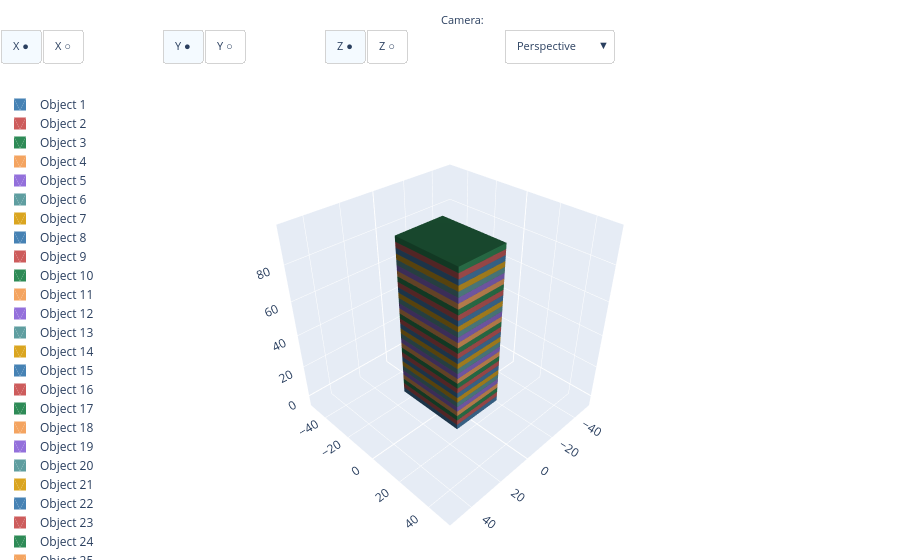

The notebook cell saved with this chart:
### Markdown cell above
#### Solução 01

### Code cell
cota_inicial = 0
pap = 3
n_pav = 30



lista_pav = []
for i in range(n_pav + 1):
  cota_atual =   cota_inicial + (pap * i)
  cota_atual = round(cota_atual, 2)
  # criar caixa na cota atual
  box = cq.Workplane("XY").box(30 , 40, pap, centered=[True, True, False]).translate((0, 0, cota_atual))
  lista_pav.append(box)
  # print(f"Cota do pavimento {i} = {cota_atual}")
print(lista_pav)

show(lista_pav)

### Figure 1 — Plotly figure (JSON) as saved in the notebook; plotly's stock layout.template omitted (floating-point values rounded to 4 significant figures)
{"data": [{"color": "steelblue", "flatshading": true, "i": [1, 1, 5, 5, 9, 11, 13, 15, 19, 19, 23, 23], "j": [2, 3, 4, 6, 10, 10, 12, 13, 16, 18, 21, 20], "k": [0, 2, 6, 7, 8, 9, 14, 14, 17, 16, 20, 22], "lighting": {"ambient": 0.4, "diffuse": 0.8, "specular": 0.2}, "name": "Object 1", "opacity": 1, "showlegend": true, "type": "mesh3d", "x": [-15, -15, -15, -15, 15, 15, 15, 15, -15, 15, -15, 15, -15, 15, -15, 15, -15, -15, 15, 15, -15, -15, 15, 15], "y": [-20, -20, 20, 20, -20, -20, 20, 20, -20, -20, -20, -20, 20, 20, 20, 20, -20, 20, -20, 20, -20, 20, -20, 20], "z": [0, 3, 0, 3, 0, 3, 0, 3, 0, 0, 3, 3, 0, 0, 3, 3, 0, 0, 0, 0, 3, 3, 3, 3]}, {"color": "indianred", "flatshading": true, "i": [1, 1, 5, 5, 9, 11, 13, 15, 19, 19, 23, 23], "j": [2, 3, 4, 6, 10, 10, 12, 13, 16, 18, 21, 20], "k": [0, 2, 6, 7, 8, 9, 14, 14, 17, 16, 20, 22], "lighting": {"ambient": 0.4, "diffuse": 0.8, "specular": 0.2}, "name": "Object 2", "opacity": 1, "showlegend": true, "type": "mesh3d", "x": [-15, -15, -15, -15, 15, 15, 15, 15, -15, 15, -15, 15, -15, 15, -15, 15, -15, -15, 15, 15, -15, -15, 15, 15], "y": [-20, -20, 20, 20, -20, -20, 20, 20, -20, -20, -20, -20, 20, 20, 20, 20, -20, 20, -20, 20, -20, 20, -20, 20], "z": [3, 6, 3, 6, 3, 6, 3, 6, 3, 3, 6, 6, 3, 3, 6, 6, 3, 3, 3, 3, 6, 6, 6, 6]}, {"color": "seagreen", "flatshading": true, "i": [1, 1, 5, 5, 9, 11, 13, 15, 19, 19, 23, 23], "j": [2, 3, 4, 6, 10, 10, 12, 13, 16, 18, 21, 20], "k": [0, 2, 6, 7, 8, 9, 14, 14, 17, 16, 20, 22], "lighting": {"ambient": 0.4, "diffuse": 0.8, "specular": 0.2}, "name": "Object 3", "opacity": 1, "showlegend": true, "type": "mesh3d", "x": [-15, -15, -15, -15, 15, 15, 15, 15, -15, 15, -15, 15, -15, 15, -15, 15, -15, -15, 15, 15, -15, -15, 15, 15], "y": [-20, -20, 20, 20, -20, -20, 20, 20, -20, -20, -20, -20, 20, 20, 20, 20, -20, 20, -20, 20, -20, 20, -20, 20], "z": [6, 9, 6, 9, 6, 9, 6, 9, 6, 6, 9, 9, 6, 6, 9, 9, 6, 6, 6, 6, 9, 9, 9, 9]}, {"color": "sandybrown", "flatshading": true, "i": [1, 1, 5, 5, 9, 11, 13, 15, 19, 19, 23, 23], "j": [2, 3, 4, 6, 10, 10, 12, 13, 16, 18, 21, 20], "k": [0, 2, 6, 7, 8, 9, 14, 14, 17, 16, 20, 22], "lighting": {"ambient": 0.4, "diffuse": 0.8, "specular": 0.2}, "name": "Object 4", "opacity": 1, "showlegend": true, "type": "mesh3d", "x": [-15, -15, -15, -15, 15, 15, 15, 15, -15, 15, -15, 15, -15, 15, -15, 15, -15, -15, 15, 15, -15, -15, 15, 15], "y": [-20, -20, 20, 20, -20, -20, 20, 20, -20, -20, -20, -20, 20, 20, 20, 20, -20, 20, -20, 20, -20, 20, -20, 20], "z": [9, 12, 9, 12, 9, 12, 9, 12, 9, 9, 12, 12, 9, 9, 12, 12, 9, 9, 9, 9, 12, 12, 12, 12]}, {"color": "mediumpurple", "flatshading": true, "i": [1, 1, 5, 5, 9, 11, 13, 15, 19, 19, 23, 23], "j": [2, 3, 4, 6, 10, 10, 12, 13, 16, 18, 21, 20], "k": [0, 2, 6, 7, 8, 9, 14, 14, 17, 16, 20, 22], "lighting": {"ambient": 0.4, "diffuse": 0.8, "specular": 0.2}, "name": "Object 5", "opacity": 1, "showlegend": true, "type": "mesh3d", "x": [-15, -15, -15, -15, 15, 15, 15, 15, -15, 15, -15, 15, -15, 15, -15, 15, -15, -15, 15, 15, -15, -15, 15, 15], "y": [-20, -20, 20, 20, -20, -20, 20, 20, -20, -20, -20, -20, 20, 20, 20, 20, -20, 20, -20, 20, -20, 20, -20, 20], "z": [12, 15, 12, 15, 12, 15, 12, 15, 12, 12, 15, 15, 12, 12, 15, 15, 12, 12, 12, 12, 15, 15, 15, 15]}, {"color": "cadetblue", "flatshading": true, "i": [1, 1, 5, 5, 9, 11, 13, 15, 19, 19, 23, 23], "j": [2, 3, 4, 6, 10, 10, 12, 13, 16, 18, 21, 20], "k": [0, 2, 6, 7, 8, 9, 14, 14, 17, 16, 20, 22], "lighting": {"ambient": 0.4, "diffuse": 0.8, "specular": 0.2}, "name": "Object 6", "opacity": 1, "showlegend": true, "type": "mesh3d", "x": [-15, -15, -15, -15, 15, 15, 15, 15, -15, 15, -15, 15, -15, 15, -15, 15, -15, -15, 15, 15, -15, -15, 15, 15], "y": [-20, -20, 20, 20, -20, -20, 20, 20, -20, -20, -20, -20, 20, 20, 20, 20, -20, 20, -20, 20, -20, 20, -20, 20], "z": [15, 18, 15, 18, 15, 18, 15, 18, 15, 15, 18, 18, 15, 15, 18, 18, 15, 15, 15, 15, 18, 18, 18, 18]}, {"color": "goldenrod", "flatshading": true, "i": [1, 1, 5, 5, 9, 11, 13, 15, 19, 19, 23, 23], "j": [2, 3, 4, 6, 10, 10, 12, 13, 16, 18, 21, 20], "k": [0, 2, 6, 7, 8, 9, 14, 14, 17, 16, 20, 22], "lighting": {"ambient": 0.4, "diffuse": 0.8, "specular": 0.2}, "name": "Object 7", "opacity": 1, "showlegend": true, "type": "mesh3d", "x": [-15, -15, -15, -15, 15, 15, 15, 15, -15, 15, -15, 15, -15, 15, -15, 15, -15, -15, 15, 15, -15, -15, 15, 15], "y": [-20, -20, 20, 20, -20, -20, 20, 20, -20, -20, -20, -20, 20, 20, 20, 20, -20, 20, -20, 20, -20, 20, -20, 20], "z": [18, 21, 18, 21, 18, 21, 18, 21, 18, 18, 21, 21, 18, 18, 21, 21, 18, 18, 18, 18, 21, 21, 21, 21]}, {"color": "steelblue", "flatshading": true, "i": [1, 1, 5, 5, 9, 11, 13, 15, 19, 19, 23, 23], "j": [2, 3, 4, 6, 10, 10, 12, 13, 16, 18, 21, 20], "k": [0, 2, 6, 7, 8, 9, 14, 14, 17, 16, 20, 22], "lighting": {"ambient": 0.4, "diffuse": 0.8, "specular": 0.2}, "name": "Object 8", "opacity": 1, "showlegend": true, "type": "mesh3d", "x": [-15, -15, -15, -15, 15, 15, 15, 15, -15, 15, -15, 15, -15, 15, -15, 15, -15, -15, 15, 15, -15, -15, 15, 15], "y": [-20, -20, 20, 20, -20, -20, 20, 20, -20, -20, -20, -20, 20, 20, 20, 20, -20, 20, -20, 20, -20, 20, -20, 20], "z": [21, 24, 21, 24, 21, 24, 21, 24, 21, 21, 24, 24, 21, 21, 24, 24, 21, 21, 21, 21, 24, 24, 24, 24]}, {"color": "indianred", "flatshading": true, "i": [1, 1, 5, 5, 9, 11, 13, 15, 19, 19, 23, 23], "j": [2, 3, 4, 6, 10, 10, 12, 13, 16, 18, 21, 20], "k": [0, 2, 6, 7, 8, 9, 14, 14, 17, 16, 20, 22], "lighting": {"ambient": 0.4, "diffuse": 0.8, "specular": 0.2}, "name": "Object 9", "opacity": 1, "showlegend": true, "type": "mesh3d", "x": [-15, -15, -15, -15, 15, 15, 15, 15, -15, 15, -15, 15, -15, 15, -15, 15, -15, -15, 15, 15, -15, -15, 15, 15], "y": [-20, -20, 20, 20, -20, -20, 20, 20, -20, -20, -20, -20, 20, 20, 20, 20, -20, 20, -20, 20, -20, 20, -20, 20], "z": [24, 27, 24, 27, 24, 27, 24, 27, 24, 24, 27, 27, 24, 24, 27, 27, 24, 24, 24, 24, 27, 27, 27, 27]}, {"color": "seagreen", "flatshading": true, "i": [1, 1, 5, 5, 9, 11, 13, 15, 19, 19, 23, 23], "j": [2, 3, 4, 6, 10, 10, 12, 13, 16, 18, 21, 20], "k": [0, 2, 6, 7, 8, 9, 14, 14, 17, 16, 20, 22], "lighting": {"ambient": 0.4, "diffuse": 0.8, "specular": 0.2}, "name": "Object 10", "opacity": 1, "showlegend": true, "type": "mesh3d", "x": [-15, -15, -15, -15, 15, 15, 15, 15, -15, 15, -15, 15, -15, 15, -15, 15, -15, -15, 15, 15, -15, -15, 15, 15], "y": [-20, -20, 20, 20, -20, -20, 20, 20, -20, -20, -20, -20, 20, 20, 20, 20, -20, 20, -20, 20, -20, 20, -20, 20], "z": [27, 30, 27, 30, 27, 30, 27, 30, 27, 27, 30, 30, 27, 27, 30, 30, 27, 27, 27, 27, 30, 30, 30, 30]}, {"color": "sandybrown", "flatshading": true, "i": [1, 1, 5, 5, 9, 11, 13, 15, 19, 19, 23, 23], "j": [2, 3, 4, 6, 10, 10, 12, 13, 16, 18, 21, 20], "k": [0, 2, 6, 7, 8, 9, 14, 14, 17, 16, 20, 22], "lighting": {"ambient": 0.4, "diffuse": 0.8, "specular": 0.2}, "name": "Object 11", "opacity": 1, "showlegend": true, "type": "mesh3d", "x": [-15, -15, -15, -15, 15, 15, 15, 15, -15, 15, -15, 15, -15, 15, -15, 15, -15, -15, 15, 15, -15, -15, 15, 15], "y": [-20, -20, 20, 20, -20, -20, 20, 20, -20, -20, -20, -20, 20, 20, 20, 20, -20, 20, -20, 20, -20, 20, -20, 20], "z": [30, 33, 30, 33, 30, 33, 30, 33, 30, 30, 33, 33, 30, 30, 33, 33, 30, 30, 30, 30, 33, 33, 33, 33]}, {"color": "mediumpurple", "flatshading": true, "i": [1, 1, 5, 5, 9, 11, 13, 15, 19, 19, 23, 23], "j": [2, 3, 4, 6, 10, 10, 12, 13, 16, 18, 21, 20], "k": [0, 2, 6, 7, 8, 9, 14, 14, 17, 16, 20, 22], "lighting": {"ambient": 0.4, "diffuse": 0.8, "specular": 0.2}, "name": "Object 12", "opacity": 1, "showlegend": true, "type": "mesh3d", "x": [-15, -15, -15, -15, 15, 15, 15, 15, -15, 15, -15, 15, -15, 15, -15, 15, -15, -15, 15, 15, -15, -15, 15, 15], "y": [-20, -20, 20, 20, -20, -20, 20, 20, -20, -20, -20, -20, 20, 20, 20, 20, -20, 20, -20, 20, -20, 20, -20, 20], "z": [33, 36, 33, 36, 33, 36, 33, 36, 33, 33, 36, 36, 33, 33, 36, 36, 33, 33, 33, 33, 36, 36, 36, 36]}, {"color": "cadetblue", "flatshading": true, "i": [1, 1, 5, 5, 9, 11, 13, 15, 19, 19, 23, 23], "j": [2, 3, 4, 6, 10, 10, 12, 13, 16, 18, 21, 20], "k": [0, 2, 6, 7, 8, 9, 14, 14, 17, 16, 20, 22], "lighting": {"ambient": 0.4, "diffuse": 0.8, "specular": 0.2}, "name": "Object 13", "opacity": 1, "showlegend": true, "type": "mesh3d", "x": [-15, -15, -15, -15, 15, 15, 15, 15, -15, 15, -15, 15, -15, 15, -15, 15, -15, -15, 15, 15, -15, -15, 15, 15], "y": [-20, -20, 20, 20, -20, -20, 20, 20, -20, -20, -20, -20, 20, 20, 20, 20, -20, 20, -20, 20, -20, 20, -20, 20], "z": [36, 39, 36, 39, 36, 39, 36, 39, 36, 36, 39, 39, 36, 36, 39, 39, 36, 36, 36, 36, 39, 39, 39, 39]}, {"color": "goldenrod", "flatshading": true, "i": [1, 1, 5, 5, 9, 11, 13, 15, 19, 19, 23, 23], "j": [2, 3, 4, 6, 10, 10, 12, 13, 16, 18, 21, 20], "k": [0, 2, 6, 7, 8, 9, 14, 14, 17, 16, 20, 22], "lighting": {"ambient": 0.4, "diffuse": 0.8, "specular": 0.2}, "name": "Object 14", "opacity": 1, "showlegend": true, "type": "mesh3d", "x": [-15, -15, -15, -15, 15, 15, 15, 15, -15, 15, -15, 15, -15, 15, -15, 15, -15, -15, 15, 15, -15, -15, 15, 15], "y": [-20, -20, 20, 20, -20, -20, 20, 20, -20, -20, -20, -20, 20, 20, 20, 20, -20, 20, -20, 20, -20, 20, -20, 20], "z": [39, 42, 39, 42, 39, 42, 39, 42, 39, 39, 42, 42, 39, 39, 42, 42, 39, 39, 39, 39, 42, 42, 42, 42]}, {"color": "steelblue", "flatshading": true, "i": [1, 1, 5, 5, 9, 11, 13, 15, 19, 19, 23, 23], "j": [2, 3, 4, 6, 10, 10, 12, 13, 16, 18, 21, 20], "k": [0, 2, 6, 7, 8, 9, 14, 14, 17, 16, 20, 22], "lighting": {"ambient": 0.4, "diffuse": 0.8, "specular": 0.2}, "name": "Object 15", "opacity": 1, "showlegend": true, "type": "mesh3d", "x": [-15, -15, -15, -15, 15, 15, 15, 15, -15, 15, -15, 15, -15, 15, -15, 15, -15, -15, 15, 15, -15, -15, 15, 15], "y": [-20, -20, 20, 20, -20, -20, 20, 20, -20, -20, -20, -20, 20, 20, 20, 20, -20, 20, -20, 20, -20, 20, -20, 20], "z": [42, 45, 42, 45, 42, 45, 42, 45, 42, 42, 45, 45, 42, 42, 45, 45, 42, 42, 42, 42, 45, 45, 45, 45]}, {"color": "indianred", "flatshading": true, "i": [1, 1, 5, 5, 9, 11, 13, 15, 19, 19, 23, 23], "j": [2, 3, 4, 6, 10, 10, 12, 13, 16, 18, 21, 20], "k": [0, 2, 6, 7, 8, 9, 14, 14, 17, 16, 20, 22], "lighting": {"ambient": 0.4, "diffuse": 0.8, "specular": 0.2}, "name": "Object 16", "opacity": 1, "showlegend": true, "type": "mesh3d", "x": [-15, -15, -15, -15, 15, 15, 15, 15, -15, 15, -15, 15, -15, 15, -15, 15, -15, -15, 15, 15, -15, -15, 15, 15], "y": [-20, -20, 20, 20, -20, -20, 20, 20, -20, -20, -20, -20, 20, 20, 20, 20, -20, 20, -20, 20, -20, 20, -20, 20], "z": [45, 48, 45, 48, 45, 48, 45, 48, 45, 45, 48, 48, 45, 45, 48, 48, 45, 45, 45, 45, 48, 48, 48, 48]}, {"color": "seagreen", "flatshading": true, "i": [1, 1, 5, 5, 9, 11, 13, 15, 19, 19, 23, 23], "j": [2, 3, 4, 6, 10, 10, 12, 13, 16, 18, 21, 20], "k": [0, 2, 6, 7, 8, 9, 14, 14, 17, 16, 20, 22], "lighting": {"ambient": 0.4, "diffuse": 0.8, "specular": 0.2}, "name": "Object 17", "opacity": 1, "showlegend": true, "type": "mesh3d", "x": [-15, -15, -15, -15, 15, 15, 15, 15, -15, 15, -15, 15, -15, 15, -15, 15, -15, -15, 15, 15, -15, -15, 15, 15], "y": [-20, -20, 20, 20, -20, -20, 20, 20, -20, -20, -20, -20, 20, 20, 20, 20, -20, 20, -20, 20, -20, 20, -20, 20], "z": [48, 51, 48, 51, 48, 51, 48, 51, 48, 48, 51, 51, 48, 48, 51, 51, 48, 48, 48, 48, 51, 51, 51, 51]}, {"color": "sandybrown", "flatshading": true, "i": [1, 1, 5, 5, 9, 11, 13, 15, 19, 19, 23, 23], "j": [2, 3, 4, 6, 10, 10, 12, 13, 16, 18, 21, 20], "k": [0, 2, 6, 7, 8, 9, 14, 14, 17, 16, 20, 22], "lighting": {"ambient": 0.4, "diffuse": 0.8, "specular": 0.2}, "name": "Object 18", "opacity": 1, "showlegend": true, "type": "mesh3d", "x": [-15, -15, -15, -15, 15, 15, 15, 15, -15, 15, -15, 15, -15, 15, -15, 15, -15, -15, 15, 15, -15, -15, 15, 15], "y": [-20, -20, 20, 20, -20, -20, 20, 20, -20, -20, -20, -20, 20, 20, 20, 20, -20, 20, -20, 20, -20, 20, -20, 20], "z": [51, 54, 51, 54, 51, 54, 51, 54, 51, 51, 54, 54, 51, 51, 54, 54, 51, 51, 51, 51, 54, 54, 54, 54]}, {"color": "mediumpurple", "flatshading": true, "i": [1, 1, 5, 5, 9, 11, 13, 15, 19, 19, 23, 23], "j": [2, 3, 4, 6, 10, 10, 12, 13, 16, 18, 21, 20], "k": [0, 2, 6, 7, 8, 9, 14, 14, 17, 16, 20, 22], "lighting": {"ambient": 0.4, "diffuse": 0.8, "specular": 0.2}, "name": "Object 19", "opacity": 1, "showlegend": true, "type": "mesh3d", "x": [-15, -15, -15, -15, 15, 15, 15, 15, -15, 15, -15, 15, -15, 15, -15, 15, -15, -15, 15, 15, -15, -15, 15, 15], "y": [-20, -20, 20, 20, -20, -20, 20, 20, -20, -20, -20, -20, 20, 20, 20, 20, -20, 20, -20, 20, -20, 20, -20, 20], "z": [54, 57, 54, 57, 54, 57, 54, 57, 54, 54, 57, 57, 54, 54, 57, 57, 54, 54, 54, 54, 57, 57, 57, 57]}, {"color": "cadetblue", "flatshading": true, "i": [1, 1, 5, 5, 9, 11, 13, 15, 19, 19, 23, 23], "j": [2, 3, 4, 6, 10, 10, 12, 13, 16, 18, 21, 20], "k": [0, 2, 6, 7, 8, 9, 14, 14, 17, 16, 20, 22], "lighting": {"ambient": 0.4, "diffuse": 0.8, "specular": 0.2}, "name": "Object 20", "opacity": 1, "showlegend": true, "type": "mesh3d", "x": [-15, -15, -15, -15, 15, 15, 15, 15, -15, 15, -15, 15, -15, 15, -15, 15, -15, -15, 15, 15, -15, -15, 15, 15], "y": [-20, -20, 20, 20, -20, -20, 20, 20, -20, -20, -20, -20, 20, 20, 20, 20, -20, 20, -20, 20, -20, 20, -20, 20], "z": [57, 60, 57, 60, 57, 60, 57, 60, 57, 57, 60, 60, 57, 57, 60, 60, 57, 57, 57, 57, 60, 60, 60, 60]}, {"color": "goldenrod", "flatshading": true, "i": [1, 1, 5, 5, 9, 11, 13, 15, 19, 19, 23, 23], "j": [2, 3, 4, 6, 10, 10, 12, 13, 16, 18, 21, 20], "k": [0, 2, 6, 7, 8, 9, 14, 14, 17, 16, 20, 22], "lighting": {"ambient": 0.4, "diffuse": 0.8, "specular": 0.2}, "name": "Object 21", "opacity": 1, "showlegend": true, "type": "mesh3d", "x": [-15, -15, -15, -15, 15, 15, 15, 15, -15, 15, -15, 15, -15, 15, -15, 15, -15, -15, 15, 15, -15, -15, 15, 15], "y": [-20, -20, 20, 20, -20, -20, 20, 20, -20, -20, -20, -20, 20, 20, 20, 20, -20, 20, -20, 20, -20, 20, -20, 20], "z": [60, 63, 60, 63, 60, 63, 60, 63, 60, 60, 63, 63, 60, 60, 63, 63, 60, 60, 60, 60, 63, 63, 63, 63]}, {"color": "steelblue", "flatshading": true, "i": [1, 1, 5, 5, 9, 11, 13, 15, 19, 19, 23, 23], "j": [2, 3, 4, 6, 10, 10, 12, 13, 16, 18, 21, 20], "k": [0, 2, 6, 7, 8, 9, 14, 14, 17, 16, 20, 22], "lighting": {"ambient": 0.4, "diffuse": 0.8, "specular": 0.2}, "name": "Object 22", "opacity": 1, "showlegend": true, "type": "mesh3d", "x": [-15, -15, -15, -15, 15, 15, 15, 15, -15, 15, -15, 15, -15, 15, -15, 15, -15, -15, 15, 15, -15, -15, 15, 15], "y": [-20, -20, 20, 20, -20, -20, 20, 20, -20, -20, -20, -20, 20, 20, 20, 20, -20, 20, -20, 20, -20, 20, -20, 20], "z": [63, 66, 63, 66, 63, 66, 63, 66, 63, 63, 66, 66, 63, 63, 66, 66, 63, 63, 63, 63, 66, 66, 66, 66]}, {"color": "indianred", "flatshading": true, "i": [1, 1, 5, 5, 9, 11, 13, 15, 19, 19, 23, 23], "j": [2, 3, 4, 6, 10, 10, 12, 13, 16, 18, 21, 20], "k": [0, 2, 6, 7, 8, 9, 14, 14, 17, 16, 20, 22], "lighting": {"ambient": 0.4, "diffuse": 0.8, "specular": 0.2}, "name": "Object 23", "opacity": 1, "showlegend": true, "type": "mesh3d", "x": [-15, -15, -15, -15, 15, 15, 15, 15, -15, 15, -15, 15, -15, 15, -15, 15, -15, -15, 15, 15, -15, -15, 15, 15], "y": [-20, -20, 20, 20, -20, -20, 20, 20, -20, -20, -20, -20, 20, 20, 20, 20, -20, 20, -20, 20, -20, 20, -20, 20], "z": [66, 69, 66, 69, 66, 69, 66, 69, 66, 66, 69, 69, 66, 66, 69, 69, 66, 66, 66, 66, 69, 69, 69, 69]}, {"color": "seagreen", "flatshading": true, "i": [1, 1, 5, 5, 9, 11, 13, 15, 19, 19, 23, 23], "j": [2, 3, 4, 6, 10, 10, 12, 13, 16, 18, 21, 20], "k": [0, 2, 6, 7, 8, 9, 14, 14, 17, 16, 20, 22], "lighting": {"ambient": 0.4, "diffuse": 0.8, "specular": 0.2}, "name": "Object 24", "opacity": 1, "showlegend": true, "type": "mesh3d", "x": [-15, -15, -15, -15, 15, 15, 15, 15, -15, 15, -15, 15, -15, 15, -15, 15, -15, -15, 15, 15, -15, -15, 15, 15], "y": [-20, -20, 20, 20, -20, -20, 20, 20, -20, -20, -20, -20, 20, 20, 20, 20, -20, 20, -20, 20, -20, 20, -20, 20], "z": [69, 72, 69, 72, 69, 72, 69, 72, 69, 69, 72, 72, 69, 69, 72, 72, 69, 69, 69, 69, 72, 72, 72, 72]}, {"color": "sandybrown", "flatshading": true, "i": [1, 1, 5, 5, 9, 11, 13, 15, 19, 19, 23, 23], "j": [2, 3, 4, 6, 10, 10, 12, 13, 16, 18, 21, 20], "k": [0, 2, 6, 7, 8, 9, 14, 14, 17, 16, 20, 22], "lighting": {"ambient": 0.4, "diffuse": 0.8, "specular": 0.2}, "name": "Object 25", "opacity": 1, "showlegend": true, "type": "mesh3d", "x": [-15, -15, -15, -15, 15, 15, 15, 15, -15, 15, -15, 15, -15, 15, -15, 15, -15, -15, 15, 15, -15, -15, 15, 15], "y": [-20, -20, 20, 20, -20, -20, 20, 20, -20, -20, -20, -20, 20, 20, 20, 20, -20, 20, -20, 20, -20, 20, -20, 20], "z": [72, 75, 72, 75, 72, 75, 72, 75, 72, 72, 75, 75, 72, 72, 75, 75, 72, 72, 72, 72, 75, 75, 75, 75]}, {"color": "mediumpurple", "flatshading": true, "i": [1, 1, 5, 5, 9, 11, 13, 15, 19, 19, 23, 23], "j": [2, 3, 4, 6, 10, 10, 12, 13, 16, 18, 21, 20], "k": [0, 2, 6, 7, 8, 9, 14, 14, 17, 16, 20, 22], "lighting": {"ambient": 0.4, "diffuse": 0.8, "specular": 0.2}, "name": "Object 26", "opacity": 1, "showlegend": true, "type": "mesh3d", "x": [-15, -15, -15, -15, 15, 15, 15, 15, -15, 15, -15, 15, -15, 15, -15, 15, -15, -15, 15, 15, -15, -15, 15, 15], "y": [-20, -20, 20, 20, -20, -20, 20, 20, -20, -20, -20, -20, 20, 20, 20, 20, -20, 20, -20, 20, -20, 20, -20, 20], "z": [75, 78, 75, 78, 75, 78, 75, 78, 75, 75, 78, 78, 75, 75, 78, 78, 75, 75, 75, 75, 78, 78, 78, 78]}, {"color": "cadetblue", "flatshading": true, "i": [1, 1, 5, 5, 9, 11, 13, 15, 19, 19, 23, 23], "j": [2, 3, 4, 6, 10, 10, 12, 13, 16, 18, 21, 20], "k": [0, 2, 6, 7, 8, 9, 14, 14, 17, 16, 20, 22], "lighting": {"ambient": 0.4, "diffuse": 0.8, "specular": 0.2}, "name": "Object 27", "opacity": 1, "showlegend": true, "type": "mesh3d", "x": [-15, -15, -15, -15, 15, 15, 15, 15, -15, 15, -15, 15, -15, 15, -15, 15, -15, -15, 15, 15, -15, -15, 15, 15], "y": [-20, -20, 20, 20, -20, -20, 20, 20, -20, -20, -20, -20, 20, 20, 20, 20, -20, 20, -20, 20, -20, 20, -20, 20], "z": [78, 81, 78, 81, 78, 81, 78, 81, 78, 78, 81, 81, 78, 78, 81, 81, 78, 78, 78, 78, 81, 81, 81, 81]}, {"color": "goldenrod", "flatshading": true, "i": [1, 1, 5, 5, 9, 11, 13, 15, 19, 19, 23, 23], "j": [2, 3, 4, 6, 10, 10, 12, 13, 16, 18, 21, 20], "k": [0, 2, 6, 7, 8, 9, 14, 14, 17, 16, 20, 22], "lighting": {"ambient": 0.4, "diffuse": 0.8, "specular": 0.2}, "name": "Object 28", "opacity": 1, "showlegend": true, "type": "mesh3d", "x": [-15, -15, -15, -15, 15, 15, 15, 15, -15, 15, -15, 15, -15, 15, -15, 15, -15, -15, 15, 15, -15, -15, 15, 15], "y": [-20, -20, 20, 20, -20, -20, 20, 20, -20, -20, -20, -20, 20, 20, 20, 20, -20, 20, -20, 20, -20, 20, -20, 20], "z": [81, 84, 81, 84, 81, 84, 81, 84, 81, 81, 84, 84, 81, 81, 84, 84, 81, 81, 81, 81, 84, 84, 84, 84]}, {"color": "steelblue", "flatshading": true, "i": [1, 1, 5, 5, 9, 11, 13, 15, 19, 19, 23, 23], "j": [2, 3, 4, 6, 10, 10, 12, 13, 16, 18, 21, 20], "k": [0, 2, 6, 7, 8, 9, 14, 14, 17, 16, 20, 22], "lighting": {"ambient": 0.4, "diffuse": 0.8, "specular": 0.2}, "name": "Object 29", "opacity": 1, "showlegend": true, "type": "mesh3d", "x": [-15, -15, -15, -15, 15, 15, 15, 15, -15, 15, -15, 15, -15, 15, -15, 15, -15, -15, 15, 15, -15, -15, 15, 15], "y": [-20, -20, 20, 20, -20, -20, 20, 20, -20, -20, -20, -20, 20, 20, 20, 20, -20, 20, -20, 20, -20, 20, -20, 20], "z": [84, 87, 84, 87, 84, 87, 84, 87, 84, 84, 87, 87, 84, 84, 87, 87, 84, 84, 84, 84, 87, 87, 87, 87]}, {"color": "indianred", "flatshading": true, "i": [1, 1, 5, 5, 9, 11, 13, 15, 19, 19, 23, 23], "j": [2, 3, 4, 6, 10, 10, 12, 13, 16, 18, 21, 20], "k": [0, 2, 6, 7, 8, 9, 14, 14, 17, 16, 20, 22], "lighting": {"ambient": 0.4, "diffuse": 0.8, "specular": 0.2}, "name": "Object 30", "opacity": 1, "showlegend": true, "type": "mesh3d", "x": [-15, -15, -15, -15, 15, 15, 15, 15, -15, 15, -15, 15, -15, 15, -15, 15, -15, -15, 15, 15, -15, -15, 15, 15], "y": [-20, -20, 20, 20, -20, -20, 20, 20, -20, -20, -20, -20, 20, 20, 20, 20, -20, 20, -20, 20, -20, 20, -20, 20], "z": [87, 90, 87, 90, 87, 90, 87, 90, 87, 87, 90, 90, 87, 87, 90, 90, 87, 87, 87, 87, 90, 90, 90, 90]}, {"color": "seagreen", "flatshading": true, "i": [1, 1, 5, 5, 9, 11, 13, 15, 19, 19, 23, 23], "j": [2, 3, 4, 6, 10, 10, 12, 13, 16, 18, 21, 20], "k": [0, 2, 6, 7, 8, 9, 14, 14, 17, 16, 20, 22], "lighting": {"ambient": 0.4, "diffuse": 0.8, "specular": 0.2}, "name": "Object 31", "opacity": 1, "showlegend": true, "type": "mesh3d", "x": [-15, -15, -15, -15, 15, 15, 15, 15, -15, 15, -15, 15, -15, 15, -15, 15, -15, -15, 15, 15, -15, -15, 15, 15], "y": [-20, -20, 20, 20, -20, -20, 20, 20, -20, -20, -20, -20, 20, 20, 20, 20, -20, 20, -20, 20, -20, 20, -20, 20], "z": [90, 93, 90, 93, 90, 93, 90, 93, 90, 90, 93, 93, 90, 90, 93, 93, 90, 90, 90, 90, 93, 93, 93, 93]}], "layout": {"annotations": [{"font": {"size": 11}, "showarrow": false, "text": "Axes:", "x": -0.01, "xanchor": "right", "xref": "paper", "y": 1.17, "yref": "paper"}, {"font": {"size": 11}, "showarrow": false, "text": "Camera:", "x": 0.54, "xanchor": "right", "xref": "paper", "y": 1.17, "yref": "paper"}], "legend": {"x": 0, "y": 1}, "margin": {"b": 0, "l": 0, "r": 0, "t": 90}, "scene": {"aspectmode": "manual", "aspectratio": {"x": 1, "y": 1, "z": 1}, "camera": {"eye": {"x": 1.5, "y": 1.5, "z": 1.5}, "projection": {"type": "perspective"}, "up": {"x": 0, "y": 0, "z": 1}}, "xaxis": {"backgroundcolor": "rgb(230, 236, 245)", "gridcolor": "white", "gridwidth": 1, "range": [-53.47, 53.47], "showbackground": true, "showgrid": true, "showline": false, "showspikes": true, "showticklabels": true, "title": {"text": ""}, "zeroline": true, "zerolinecolor": "white", "zerolinewidth": 2}, "yaxis": {"backgroundcolor": "rgb(230, 236, 245)", "gridcolor": "white", "gridwidth": 1, "range": [-53.47, 53.47], "showbackground": true, "showgrid": true, "showline": false, "showspikes": true, "showticklabels": true, "title": {"text": ""}, "zeroline": true, "zerolinecolor": "white", "zerolinewidth": 2}, "zaxis": {"backgroundcolor": "rgb(230, 236, 245)", "gridcolor": "white", "gridwidth": 1, "range": [-6.975, 99.97], "showbackground": true, "showgrid": true, "showline": false, "showspikes": true, "showticklabels": true, "title": {"text": ""}, "zeroline": true, "zerolinecolor": "white", "zerolinewidth": 2}}, "updatemenus": [{"active": 0, "bgcolor": "white", "bordercolor": "lightgray", "buttons": [{"args": [{"scene.xaxis": {"backgroundcolor": "rgb(230, 236, 245)", "gridcolor": "white", "gridwidth": 1, "range": [-53.47, 53.47], "showbackground": true, "showgrid": true, "showline": false, "showspikes": true, "showticklabels": true, "title": {"text": ""}, "zeroline": true, "zerolinecolor": "white", "zerolinewidth": 2}}], "label": "X ●", "method": "relayout"}, {"args": [{"scene.xaxis": {"range": [-53.47, 53.47], "showbackground": false, "showgrid": false, "showline": false, "showspikes": false, "showticklabels": false, "title": {"text": ""}, "zeroline": false}}], "label": "X ○", "method": "relayout"}], "direction": "right", "font": {"size": 11}, "showactive": true, "type": "buttons", "x": 0, "xanchor": "left", "y": 1.13, "yanchor": "top"}, {"active": 0, "bgcolor": "white", "bordercolor": "lightgray", "buttons": [{"args": [{"scene.yaxis": {"backgroundcolor": "rgb(230, 236, 245)", "gridcolor": "white", "gridwidth": 1, "range": [-53.47, 53.47], "showbackground": true, "showgrid": true, "showline": false, "showspikes": true, "showticklabels": true, "title": {"text": ""}, "zeroline": true, "zerolinecolor": "white", "zerolinewidth": 2}}], "label": "Y ●", "method": "relayout"}, {"args": [{"scene.yaxis": {"range": [-53.47, 53.47], "showbackground": false, "showgrid": false, "showline": false, "showspikes": false, "showticklabels": false, "title": {"text": ""}, "zeroline": false}}], "label": "Y ○", "method": "relayout"}], "direction": "right", "font": {"size": 11}, "showactive": true, "type": "buttons", "x": 0.18, "xanchor": "left", "y": 1.13, "yanchor": "top"}, {"active": 0, "bgcolor": "white", "bordercolor": "lightgray", "buttons": [{"args": [{"scene.zaxis": {"backgroundcolor": "rgb(230, 236, 245)", "gridcolor": "white", "gridwidth": 1, "range": [-6.975, 99.97], "showbackground": true, "showgrid": true, "showline": false, "showspikes": true, "showticklabels": true, "title": {"text": ""}, "zeroline": true, "zerolinecolor": "white", "zerolinewidth": 2}}], "label": "Z ●", "method": "relayout"}, {"args": [{"scene.zaxis": {"range": [-6.975, 99.97], "showbackground": false, "showgrid": false, "showline": false, "showspikes": false, "showticklabels": false, "title": {"text": ""}, "zeroline": false}}], "label": "Z ○", "method": "relayout"}], "direction": "right", "font": {"size": 11}, "showactive": true, "type": "buttons", "x": 0.36, "xanchor": "left", "y": 1.13, "yanchor": "top"}, {"active": 0, "bgcolor": "white", "bordercolor": "lightgray", "buttons": [{"args": [{"scene.aspectmode": "manual", "scene.aspectratio": {"x": 1, "y": 1, "z": 1}, "scene.camera": {"eye": {"x": 1.5, "y": 1.5, "z": 1.5}, "projection": {"type": "perspective"}, "up": {"x": 0, "y": 0, "z": 1}}}], "label": "Perspective", "method": "relayout"}, {"args": [{"scene.aspectmode": "manual", "scene.aspectratio": {"x": 1, "y": 1, "z": 1}, "scene.camera": {"eye": {"x": 2.5, "y": 2.5, "z": 2.5}, "projection": {"type": "orthographic"}, "up": {"x": 0, "y": 0, "z": 1}}}], "label": "Orthographic", "method": "relayout"}], "direction": "down", "font": {"size": 11}, "showactive": true, "type": "dropdown", "x": 0.56, "xanchor": "left", "y": 1.13, "yanchor": "top"}]}}
